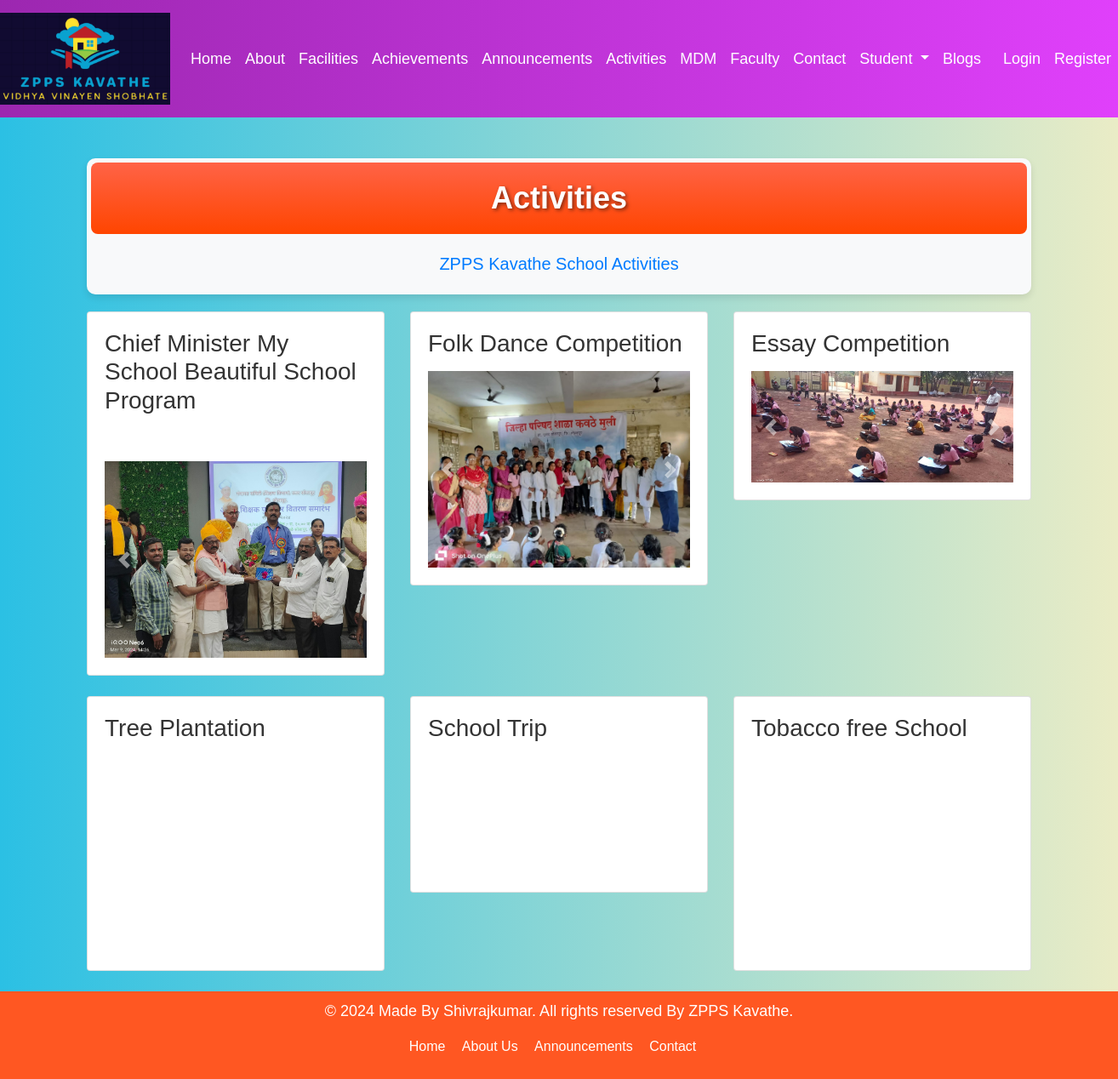
The page /activities/ on the database its author committed.
### activities/models.py (models this page shows, shortened)
class Activity(models.Model):
    title = models.CharField(max_length=200)
    description = models.TextField(blank=True, null=True)

class ActivityImage(models.Model):
    activity = models.ForeignKey(Activity, related_name='images', on_delete=models.CASCADE)
    image = models.ImageField(upload_to='activity_images/')

### activities/views.py (the view)
# urls.py: path('', views.activity_list, name='activity_list'),
def activity_list(request):
    activities = Activity.objects.prefetch_related('images').all()
    return render(request, 'activities/template/activity_list.html', {'activities': activities})

### activities/template/activity_list.html (shortened to what this page needs)
{% extends 'template/base.html' %}
{% load static %}
{% block content %}
<div class="container mt-5">
    <link href="{% static 'css/announcements.css' %}" rel="stylesheet">
    <div class="activities-header text-center">
        <h1>Activities</h1>
        <p class="lead">ZPPS Kavathe School Activities</p>
    </div>
    <div class="row">
        {% for activity in activities %}
        <div class="col-md-4 mb-4">
            <div class="card">
                <div class="card-body">
                    <h3 class="card-title">{{ activity.title }}</h3>
                    <p class="card-text">{{ activity.description }}</p>
                    <div id="carousel{{ activity.id }}" class="carousel slide" data-ride="carousel">
                        <div class="carousel-inner">
                            {% for image in activity.images.all %}
                            <div class="carousel-item {% if forloop.first %}active{% endif %}">
                                <img src="{{ image.image.url }}" class="d-block w-100" alt="{{ activity.title }}">
                            </div>
                            {% endfor %}
                        </div>
                        <a class="carousel-control-prev" href="#carousel{{ activity.id }}" role="button" data-slide="prev">
                            <span class="carousel-control-prev-icon" aria-hidden="true"></span>
                        </a>
                        <a class="carousel-control-next" href="#carousel{{ activity.id }}" role="button" data-slide="next">
                            <span class="carousel-control-next-icon" aria-hidden="true"></span>
                        </a>
                    </div>
                </div>
            </div>
        </div>
        {% endfor %}
    </div>
</div>
{% endblock %}

### static/css/announcements.css (style rules this page uses)
body { background: linear-gradient(to right, #2bc0e4, #eaecc6); font-family: 'Arial', sans-serif; color: #333; }
.container { margin-top: 50px; }
h1 { font-family: 'Poppins', sans-serif; color: #ffffff; font-size: 36px; font-weight: bold; text-align: center; margin-bottom: 20px; text-shadow: 2px 2px 4px rgba(0, 0, 0, 0.5); }
p { font-family: 'Poppins', sans-serif; color: #ffffff; font-size: 18px; }

### activities/template/activity_list.html (style rules this page uses)
.activities-header { background-color: #f8f9fa; padding: 5px 5px; border-radius: 10px; box-shadow: 0 4px 8px rgba(0, 0, 0, 0.1); margin-bottom: 20px; }
.activities-header h1 { background: linear-gradient(to bottom, #FF6347, #FF4500); color: #ffffff; padding: 20px; border-radius: 8px; margin-bottom: 20px; }
.activities-header p { font-size: 1.25rem; color: #007bff; }

### rows shown on the page
Activity: title "Chief Minister My School Beautiful School Program"
ActivityImage: image (picture)
Activity: title "Folk Dance Competition"
ActivityImage: image (picture)
Activity: title "Essay Competition"
ActivityImage: image (picture)
Activity: title "Tree Plantation"
ActivityImage: image (picture)
Activity: title "School Trip"
ActivityImage: image (picture)
Activity: title "Tobacco free School"
ActivityImage: image (picture)
